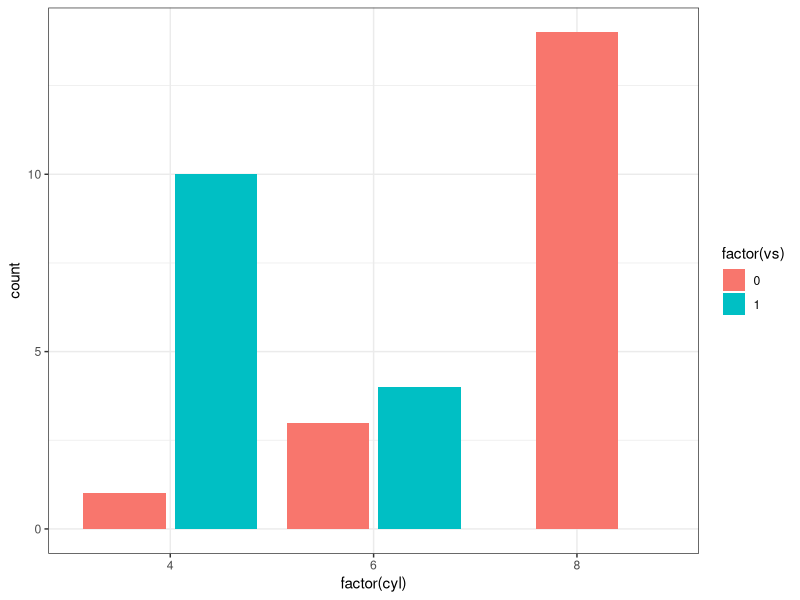
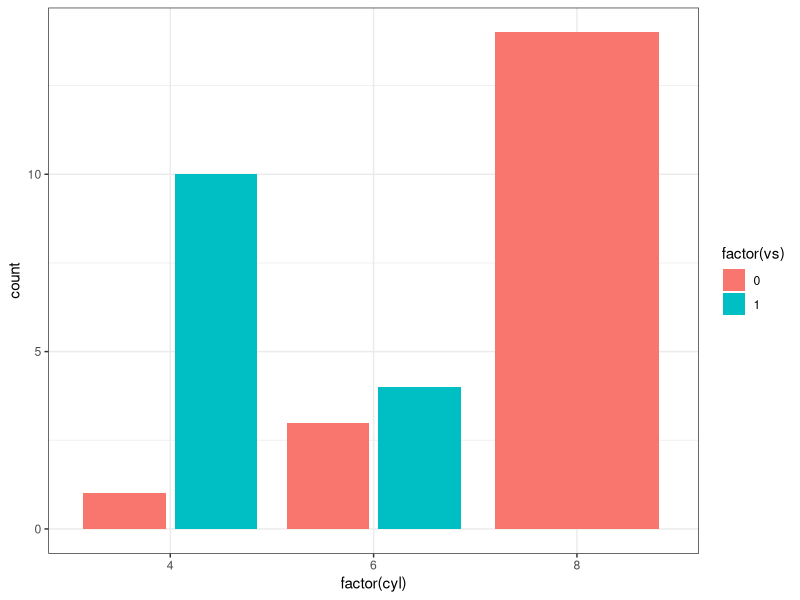

Recreate these plots in R, in order.
## ---- chunk 1
knitr::opts_chunk$set(echo=TRUE, warning=FALSE, message=FALSE)
## ---- chunk 2
library(tidyverse)
## ---- chunk 3
knitr::include_graphics('https://github.com/rstudio/rmarkdown-book/raw/master/images/format-dropdown.png', dpi = NA)
## ---- chunk 4
ggplot(mtcars, aes(factor(cyl), fill = factor(vs))) +
  geom_bar(position = position_dodge2(preserve = "single")) + theme_bw()

ggplot(mtcars, aes(factor(cyl), fill = factor(vs))) +
  geom_bar(position = position_dodge2(preserve = "total")) + theme_bw()
## ---- chunk 5
knitr::include_graphics('https://github.com/rstudio/rmarkdown-book/raw/master/images/hex-rmarkdown.png')
## ---- chunk 6
x = 5  # radius of a circle
## ---- chunk 7
# the second argument can be a .bib file
knitr::write_bib(c('knitr', 'stringr'), '', width = 60)
